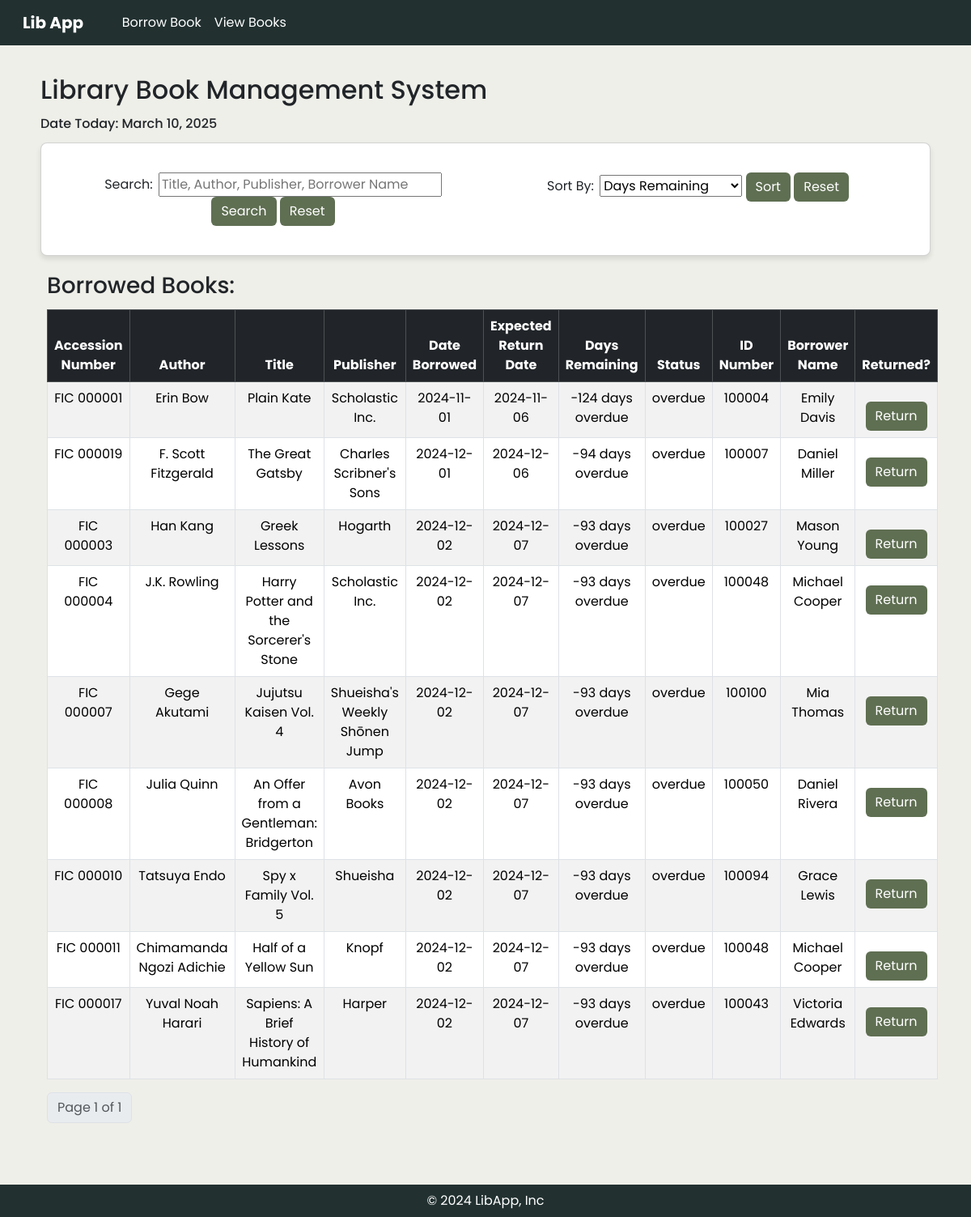
Screenshot of /view_books/ with the database file from the repository.
### libapp/models.py (models this page shows, shortened)
class Book(models.Model):
    ACCESSION_NUMBER_CHOICES = [
        ('borrowed', 'Borrowed'),
        ('available', 'Available'),
        ('returned', 'Returned'),
    ]
    accession_number = models.CharField(max_length=20, unique=True)
    author = models.CharField(max_length=100)
    title = models.CharField(max_length=200)
    publisher = models.CharField(max_length=100)
    date_borrowed = models.DateTimeField(null=True, blank=True)
    status = models.CharField(max_length=10, choices=ACCESSION_NUMBER_CHOICES, default='available')
    user = models.ForeignKey('User', null=True, blank=True, on_delete=models.SET_NULL)
    @property
    def expected_return_date(self):
        if self.date_borrowed:
            return self.date_borrowed + timedelta(days=5)
        return None # if not borrowed
    @property
    def days_remaining(self):
        if self.date_borrowed:
            due_date = (self.date_borrowed + timedelta(days=5)).date()
            today = now().date()
            return (due_date-today).days
        return 0

class User(models.Model):
    USER_TYPE_CHOICES = [
        ('Student', 'Student'),
        ('Staff', 'Staff'),
    ]
    id_number = models.CharField(max_length=6, unique=True)  # 6-digit unique ID
    name = models.CharField(max_length=100)
    user_type = models.CharField(max_length=10, choices=USER_TYPE_CHOICES)  # Either Student or Staff

### libapp/views.py (the view)
# urls.py: path('view_books/', views.view_books, name='view_books'),
def view_books(request):
    borrowed_books = Book.objects.filter(status__in=['borrowed', 'overdue']).select_related('user')
    current_date = timezone.now().date()
    sort_field = request.GET.get('sort', 'days_remaining')
    start_time = time.time()
    if sort_field == 'title':
        borrowed_books = merge_sort(borrowed_books, key_func=lambda book: book.title)
    elif sort_field == 'author':
        borrowed_books = merge_sort(borrowed_books, key_func=lambda book: book.author)
    elif sort_field == 'publisher':
        borrowed_books = merge_sort(borrowed_books, key_func=lambda book: book.publisher)
    elif sort_field == 'days_remaining':
        borrowed_books = merge_sort(borrowed_books, key_func=lambda book: book.days_remaining)
    elif sort_field == 'accession_number':
        borrowed_books = merge_sort(borrowed_books, key_func=lambda book: book.accession_number)
    end_time = time.time()
    sorting_time = end_time - start_time
    print(f"Time taken to sort books: {sorting_time:.4f} seconds")
    search_query = request.GET.get('search', '')
    if search_query:
        borrowed_books = linear_search(
        borrowed_books,
        search_query,
        key_func=lambda book: f"{book.title} {book.author} {book.publisher} {book.user.name}"
    )
    overdue_books = []
    for book in borrowed_books:
        if book.days_remaining is not None and book.days_remaining < 0:  # Overdue
            book.status = 'overdue'
            fine = abs(book.days_remaining) * 5  # 5 pesos per day
            overdue_books.append({
                'accession_number': book.accession_number,
                'title': book.title,
                'fine': fine,
                'user': book.user.name
            })
        else:
            book.status = 'borrowed'
    paginator = Paginator(borrowed_books, 15)
    page_number = request.GET.get('page')
    view_list = paginator.get_page(page_number)
    return render(request, 'libapp/view_books.html', {
        'view_list': view_list,
        'search_query': search_query,
        'sort_field': sort_field,
        'current_date': current_date,
    })

### libapp/views.py (called while the page is built)
def merge_sort(arr, key_func): #sorting criteria
    if len(arr) <= 1: #if list contains 1 or 0 elements
        return arr
    mid = len(arr) // 2 #array divided into 2, index
    left_half = merge_sort(arr[:mid], key_func) #create left half by slicing, then sorted until  divided into single-element arrays
    right_half = merge_sort(arr[mid:], key_func)
    return merge(left_half, right_half, key_func) #after both halves have been sorted, combine both halves

def merge(left, right, key_func):
    sorted_list = []
    while left and right: #loop until both halves are empty
        left_key = key_func(left[0]).lower() if isinstance(key_func(left[0]), str) else key_func(left[0])
        right_key = key_func(right[0]).lower() if isinstance(key_func(right[0]), str) else key_func(right[0])
        if left_key <= right_key: #if left key is less than or equal to right key
            sorted_list.append(left.pop(0)) #add left element to sorted list
        else:
            sorted_list.append(right.pop(0)) #add right element to sorted list
    sorted_list.extend(left) #add remaining elements to the end
    sorted_list.extend(right)
    return sorted_list

### libapp/templates/libapp/view_books.html (shortened to what this page needs)
{% extends 'libapp/base.html' %}
{% load static %}
{% block content %}
<div class="container">
    <div style="padding-bottom: 5px;"><h2>Library Book Management System</h2></div>
    <div id="date-today" style="padding-bottom: 5px;"> <h6>Date Today: {{ current_date }} </h6></div>
    <div class="card">
        <div class="card-body">
            <form method="get" action="{% url 'view_books' %}">
                <div class="row">
                    <div class="col">
                        <div class="search-container">
                            <label for="search" style="padding-right: 3px;">Search:</label>
                            <input type="text" id="search" name="search" placeholder="Title, Author, Publisher, Borrower Name" value="{{ search_query }}" style="width: 350px;">
                            <button type="submit" class="btn btn-light btn-block">Search</button>
                            <a class="btn btn-light btn-block" role="button" href="{% url 'view_books' %}">Reset</a>
                        </div>
                    </div>
                    <div class="col">
                        <div class="filter-container">
                            <label for="sort" style="padding-right: 3px;">Sort By:</label>
                            <select id="sort" name="sort" style="padding-right: 3px;">
                                <option value="days_remaining" {% if sort_field == 'days_remaining' %}selected{% endif %}>Days Remaining</option>
                            </select>
                            <button type="submit" class="btn btn-light btn-block">Sort</button>
                            <a class="btn btn-light btn-block" role="button" href="{% url 'view_books' %}">Reset</a>
                        </div>
                    </div>
                </div>
            </form>
        </div>
    </div>
    <div class="row d-flex">
        <div class="container">
            <div class="col-auto me-auto" style="padding-bottom: 5px;"><h3>Borrowed Books:</h3> </div>
                <table class="table table-striped table-bordered" style="text-align: center;">
                    <thead class="table-dark">
                        <tr>
                            <th>Accession Number</th>
                            <th>Author</th>
                            <th>Title</th>
                            <th>Publisher</th>
                            <th>Date Borrowed</th>
                            <th>Expected Return Date</th>
                            <th>Days Remaining</th>
                            <th>Status</th>
                            <th>ID Number</th>
                            <th>Borrower Name</th>
                            <th>Returned?</th>
                        </tr>
                    </thead>
                    <tbody>
                        {% for x in view_list %}
                        <tr>
                            <td>{{ x.accession_number }}</td>
                            <td>{{ x.author }}</td>
                            <td>{{ x.title }}</td>
                            <td>{{ x.publisher }}</td>
                            <td>{{ x.date_borrowed|date:"Y-m-d" }}</td>
                            <td>{{ x.expected_return_date|date:"Y-m-d" }}</td>
                            <td>
                                {% if x.days_remaining < 0 %}
                                    <span class="overdue">{{ x.days_remaining }} days overdue</span>
                                {% else %}
                                    {{ x.days_remaining }}
                                {% endif %}
                            </td>
                            <td>{{ x.status }}</td>
                            <td>{{ x.user.id_number }}</td>
                            <td>{{ x.user.name }}</td>
                            <td class="checkbox">
                                {% if x.days_remaining < 0 %}
                                    <form method="get" action="{% url 'confirm_return' x.accession_number %}">
                                        <button type="submit" class="mt-3 btn btn-light btn-block">Return</button>
                                    </form>
                                {% endif %}
                            </td>
                        </tr>
                        {% empty %}
                        <tr>
                            <td colspan="14">No books match the search criteria.</td>
                        </tr>
                        {% endfor %}
                    </tbody>
                </table>
                <nav aria-label="...">
                    <ul class="pagination">
                            <li class="page-item disabled">
                                <span class="page-link">
                                    Page {{ view_list.number }} of {{ view_list.paginator.num_pages }}
                                </span>
                            </li>
                    </ul>
                </nav>
            </div>
        </div>
    </div>
{% endblock %}

### libapp/templates/libapp/base.html (style rules this page uses)
body { background-color: #EFEFE9; font-family: "Poppins"; padding-bottom: 60px; }
a { font-family: "Poppins"; }
.btn-light { background-color: #5f6f52; color: white; border: #5f6f52; }
.table { background-color: #223030; }
.card { padding: 20px; background-color: white; box-shadow: 0 4px 6px rgba(0, 0, 0, 0.1); border-radius: 8px; text-align: center; }
.container { padding: 20px; }

### rows the page displays
Book: accession_number "FIC 000001", author "Erin Bow", title "Plain Kate", publisher "Scholastic Inc.", date_borrowed "2024-11-01", expected_return_date "2024-11-06", days_remaining "-124", status "overdue", user.id_number "100004", user.name "Emily Davis", shows "Return"
Book: accession_number "FIC 000019", author "F. Scott Fitzgerald", title "The Great Gatsby", publisher "Charles Scribner's Sons", date_borrowed "2024-12-01", expected_return_date "2024-12-06", days_remaining "-94", status "overdue", user.id_number "100007", user.name "Daniel Miller", shows "Return"
Book: accession_number "FIC 000003", author "Han Kang", title "Greek Lessons", publisher "Hogarth", date_borrowed "2024-12-02", expected_return_date "2024-12-07", days_remaining "-93", status "overdue", user.id_number "100027", user.name "Mason Young", shows "Return"
Book: accession_number "FIC 000004", author "J.K. Rowling", title "Harry Potter and the Sorcerer's Stone", publisher "Scholastic Inc.", date_borrowed "2024-12-02", expected_return_date "2024-12-07", days_remaining "-93", status "overdue", user.id_number "100048", user.name "Michael Cooper", shows "Return"
Book: accession_number "FIC 000007", author "Gege Akutami", title "Jujutsu Kaisen Vol. 4", publisher "Shueisha's Weekly Shōnen Jump", date_borrowed "2024-12-02", expected_return_date "2024-12-07", days_remaining "-93", status "overdue", user.id_number "100100", user.name "Mia Thomas", shows "Return"
Book: accession_number "FIC 000008", author "Julia Quinn", title "An Offer from a Gentleman: Bridgerton", publisher "Avon Books", date_borrowed "2024-12-02", expected_return_date "2024-12-07", days_remaining "-93", status "overdue", user.id_number "100050", user.name "Daniel Rivera", shows "Return"
Book: accession_number "FIC 000010", author "Tatsuya Endo", title "Spy x Family Vol. 5", publisher "Shueisha", date_borrowed "2024-12-02", expected_return_date "2024-12-07", days_remaining "-93", status "overdue", user.id_number "100094", user.name "Grace Lewis", shows "Return"
Book: accession_number "FIC 000011", author "Chimamanda Ngozi Adichie", title "Half of a Yellow Sun", publisher "Knopf", date_borrowed "2024-12-02", expected_return_date "2024-12-07", days_remaining "-93", status "overdue", user.id_number "100048", user.name "Michael Cooper", shows "Return"
Book: accession_number "FIC 000017", author "Yuval Noah Harari", title "Sapiens: A Brief History of Humankind", publisher "Harper", date_borrowed "2024-12-02", expected_return_date "2024-12-07", days_remaining "-93", status "overdue", user.id_number "100043", user.name "Victoria Edwards", shows "Return"

### other values shown
{{ view_list.number }} "1"
{{ view_list.paginator.num_pages }} "1"
